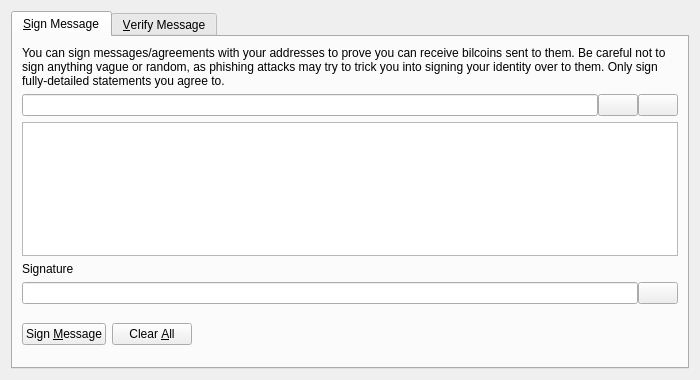
<?xml version="1.0" encoding="UTF-8"?>
<ui version="4.0">
 <class>SignVerifyMessageDialog</class>
 <widget class="QDialog" name="SignVerifyMessageDialog">
  <property name="geometry">
   <rect>
    <x>0</x>
    <y>0</y>
    <width>700</width>
    <height>380</height>
   </rect>
  </property>
  <property name="windowTitle">
   <string>Signatures - Sign / Verify a Message</string>
  </property>
  <property name="modal">
   <bool>true</bool>
  </property>
  <layout class="QVBoxLayout" name="verticalLayout">
   <item>
    <widget class="QTabWidget" name="tabWidget">
     <property name="currentIndex">
      <number>0</number>
     </property>
     <widget class="QWidget" name="tabSignMessage">
      <attribute name="title">
       <string>&amp;Sign Message</string>
      </attribute>
      <layout class="QVBoxLayout" name="verticalLayout_SM">
       <item>
        <widget class="QLabel" name="infoLabel_SM">
         <property name="text">
          <string>You can sign messages/agreements with your addresses to prove you can receive bilcoins sent to them. Be careful not to sign anything vague or random, as phishing attacks may try to trick you into signing your identity over to them. Only sign fully-detailed statements you agree to.</string>
         </property>
         <property name="textFormat">
          <enum>Qt::PlainText</enum>
         </property>
         <property name="wordWrap">
          <bool>true</bool>
         </property>
        </widget>
       </item>
       <item>
        <layout class="QHBoxLayout" name="horizontalLayout_1_SM">
         <property name="spacing">
          <number>0</number>
         </property>
         <item>
          <widget class="QValidatedLineEdit" name="addressIn_SM">
           <property name="toolTip">
            <string>Bilcoin address to sign the message with</string>
           </property>
          </widget>
         </item>
         <item>
          <widget class="QPushButton" name="addressBookButton_SM">
           <property name="toolTip">
            <string>Choose previously used address</string>
           </property>
           <property name="text">
            <string/>
           </property>
           <property name="icon">
            <iconset resource="../bitcoin.qrc">
             <normaloff>:/icons/address-book</normaloff>:/icons/address-book</iconset>
           </property>
           <property name="shortcut">
            <string>Alt+A</string>
           </property>
           <property name="autoDefault">
            <bool>false</bool>
           </property>
          </widget>
         </item>
         <item>
          <widget class="QPushButton" name="pasteButton_SM">
           <property name="toolTip">
            <string>Paste address from clipboard</string>
           </property>
           <property name="text">
            <string/>
           </property>
           <property name="icon">
            <iconset resource="../bitcoin.qrc">
             <normaloff>:/icons/editpaste</normaloff>:/icons/editpaste</iconset>
           </property>
           <property name="shortcut">
            <string>Alt+P</string>
           </property>
           <property name="autoDefault">
            <bool>false</bool>
           </property>
          </widget>
         </item>
        </layout>
       </item>
       <item>
        <widget class="QPlainTextEdit" name="messageIn_SM">
         <property name="toolTip">
          <string>Enter the message you want to sign here</string>
         </property>
        </widget>
       </item>
       <item>
        <widget class="QLabel" name="signatureLabel_SM">
         <property name="text">
          <string>Signature</string>
         </property>
         <property name="textFormat">
          <enum>Qt::PlainText</enum>
         </property>
        </widget>
       </item>
       <item>
        <layout class="QHBoxLayout" name="horizontalLayout_2_SM">
         <property name="spacing">
          <number>0</number>
         </property>
         <item>
          <widget class="QLineEdit" name="signatureOut_SM">
           <property name="font">
            <font>
             <italic>true</italic>
            </font>
           </property>
           <property name="readOnly">
            <bool>true</bool>
           </property>
          </widget>
         </item>
         <item>
          <widget class="QPushButton" name="copySignatureButton_SM">
           <property name="toolTip">
            <string>Copy the current signature to the system clipboard</string>
           </property>
           <property name="text">
            <string/>
           </property>
           <property name="icon">
            <iconset resource="../bitcoin.qrc">
             <normaloff>:/icons/editcopy</normaloff>:/icons/editcopy</iconset>
           </property>
           <property name="autoDefault">
            <bool>false</bool>
           </property>
          </widget>
         </item>
        </layout>
       </item>
       <item>
        <layout class="QHBoxLayout" name="horizontalLayout_3_SM">
         <item>
          <widget class="QPushButton" name="signMessageButton_SM">
           <property name="toolTip">
            <string>Sign the message to prove you own this Bilcoin address</string>
           </property>
           <property name="text">
            <string>Sign &amp;Message</string>
           </property>
           <property name="icon">
            <iconset resource="../bitcoin.qrc">
             <normaloff>:/icons/edit</normaloff>:/icons/edit</iconset>
           </property>
           <property name="autoDefault">
            <bool>false</bool>
           </property>
          </widget>
         </item>
         <item>
          <widget class="QPushButton" name="clearButton_SM">
           <property name="toolTip">
            <string>Reset all sign message fields</string>
           </property>
           <property name="text">
            <string>Clear &amp;All</string>
           </property>
           <property name="icon">
            <iconset resource="../bitcoin.qrc">
             <normaloff>:/icons/remove</normaloff>:/icons/remove</iconset>
           </property>
           <property name="autoDefault">
            <bool>false</bool>
           </property>
          </widget>
         </item>
         <item>
          <spacer name="horizontalSpacer_1_SM">
           <property name="orientation">
            <enum>Qt::Horizontal</enum>
           </property>
           <property name="sizeHint" stdset="0">
            <size>
             <width>40</width>
             <height>48</height>
            </size>
           </property>
          </spacer>
         </item>
         <item>
          <widget class="QLabel" name="statusLabel_SM">
           <property name="font">
            <font>
             <weight>75</weight>
             <bold>true</bold>
            </font>
           </property>
           <property name="text">
            <string/>
           </property>
           <property name="wordWrap">
            <bool>true</bool>
           </property>
          </widget>
         </item>
         <item>
          <spacer name="horizontalSpacer_2_SM">
           <property name="orientation">
            <enum>Qt::Horizontal</enum>
           </property>
           <property name="sizeHint" stdset="0">
            <size>
             <width>40</width>
             <height>48</height>
            </size>
           </property>
          </spacer>
         </item>
        </layout>
       </item>
      </layout>
     </widget>
     <widget class="QWidget" name="tabVerifyMessage">
      <attribute name="title">
       <string>&amp;Verify Message</string>
      </attribute>
      <layout class="QVBoxLayout" name="verticalLayout_VM">
       <item>
        <widget class="QLabel" name="infoLabel_VM">
         <property name="text">
          <string>Enter the receiver's address, message (ensure you copy line breaks, spaces, tabs, etc. exactly) and signature below to verify the message. Be careful not to read more into the signature than what is in the signed message itself, to avoid being tricked by a man-in-the-middle attack. Note that this only proves the signing party receives with the address, it cannot prove sendership of any transaction!</string>
         </property>
         <property name="textFormat">
          <enum>Qt::PlainText</enum>
         </property>
         <property name="alignment">
          <set>Qt::AlignLeading|Qt::AlignLeft|Qt::AlignTop</set>
         </property>
         <property name="wordWrap">
          <bool>true</bool>
         </property>
        </widget>
       </item>
       <item>
        <layout class="QHBoxLayout" name="horizontalLayout_1_VM">
         <property name="spacing">
          <number>0</number>
         </property>
         <item>
          <widget class="QValidatedLineEdit" name="addressIn_VM">
           <property name="toolTip">
            <string>Bilcoin address the message was signed with</string>
           </property>
          </widget>
         </item>
         <item>
          <widget class="QPushButton" name="addressBookButton_VM">
           <property name="toolTip">
            <string>Choose previously used address</string>
           </property>
           <property name="text">
            <string/>
           </property>
           <property name="icon">
            <iconset resource="../bitcoin.qrc">
             <normaloff>:/icons/address-book</normaloff>:/icons/address-book</iconset>
           </property>
           <property name="shortcut">
            <string>Alt+A</string>
           </property>
           <property name="autoDefault">
            <bool>false</bool>
           </property>
          </widget>
         </item>
        </layout>
       </item>
       <item>
        <widget class="QPlainTextEdit" name="messageIn_VM"/>
       </item>
       <item>
        <widget class="QValidatedLineEdit" name="signatureIn_VM"/>
       </item>
       <item>
        <layout class="QHBoxLayout" name="horizontalLayout_2_VM">
         <item>
          <widget class="QPushButton" name="verifyMessageButton_VM">
           <property name="toolTip">
            <string>Verify the message to ensure it was signed with the specified Bilcoin address</string>
           </property>
           <property name="text">
            <string>Verify &amp;Message</string>
           </property>
           <property name="icon">
            <iconset resource="../bitcoin.qrc">
             <normaloff>:/icons/transaction_0</normaloff>:/icons/transaction_0</iconset>
           </property>
           <property name="autoDefault">
            <bool>false</bool>
           </property>
          </widget>
         </item>
         <item>
          <widget class="QPushButton" name="clearButton_VM">
           <property name="toolTip">
            <string>Reset all verify message fields</string>
           </property>
           <property name="text">
            <string>Clear &amp;All</string>
           </property>
           <property name="icon">
            <iconset resource="../bitcoin.qrc">
             <normaloff>:/icons/remove</normaloff>:/icons/remove</iconset>
           </property>
           <property name="autoDefault">
            <bool>false</bool>
           </property>
          </widget>
         </item>
         <item>
          <spacer name="horizontalSpacer_1_VM">
           <property name="orientation">
            <enum>Qt::Horizontal</enum>
           </property>
           <property name="sizeHint" stdset="0">
            <size>
             <width>40</width>
             <height>48</height>
            </size>
           </property>
          </spacer>
         </item>
         <item>
          <widget class="QLabel" name="statusLabel_VM">
           <property name="font">
            <font>
             <weight>75</weight>
             <bold>true</bold>
            </font>
           </property>
           <property name="text">
            <string/>
           </property>
           <property name="wordWrap">
            <bool>true</bool>
           </property>
          </widget>
         </item>
         <item>
          <spacer name="horizontalSpacer_2_VM">
           <property name="orientation">
            <enum>Qt::Horizontal</enum>
           </property>
           <property name="sizeHint" stdset="0">
            <size>
             <width>40</width>
             <height>48</height>
            </size>
           </property>
          </spacer>
         </item>
        </layout>
       </item>
      </layout>
     </widget>
    </widget>
   </item>
  </layout>
 </widget>
 <customwidgets>
  <customwidget>
   <class>QValidatedLineEdit</class>
   <extends>QLineEdit</extends>
   <header>qt/qvalidatedlineedit.h</header>
  </customwidget>
 </customwidgets>
 <resources>
  <include location="../bitcoin.qrc"/>
 </resources>
 <connections/>
</ui>
